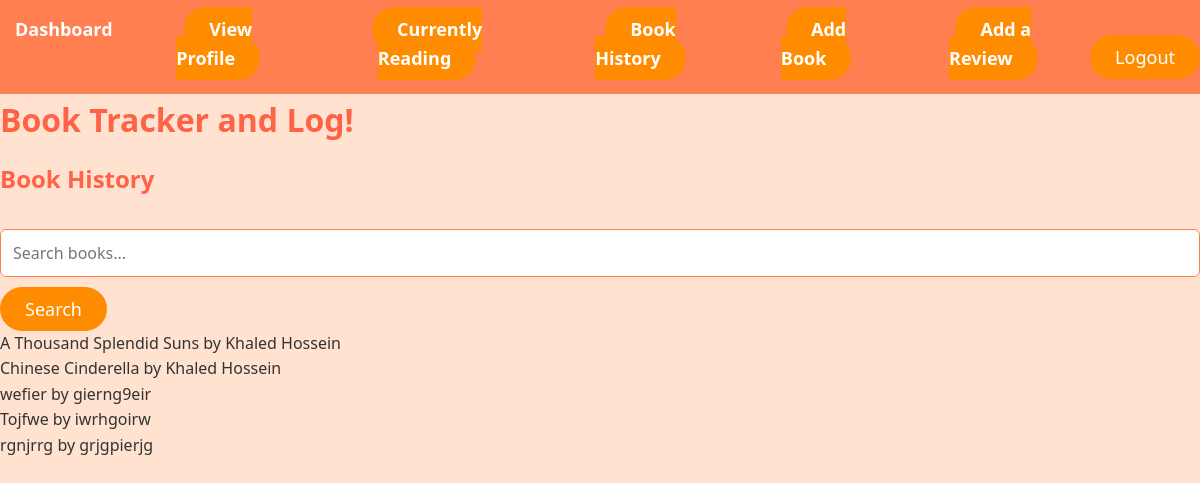
The page /project/book_history/ (signed in) on the database as committed earlier.
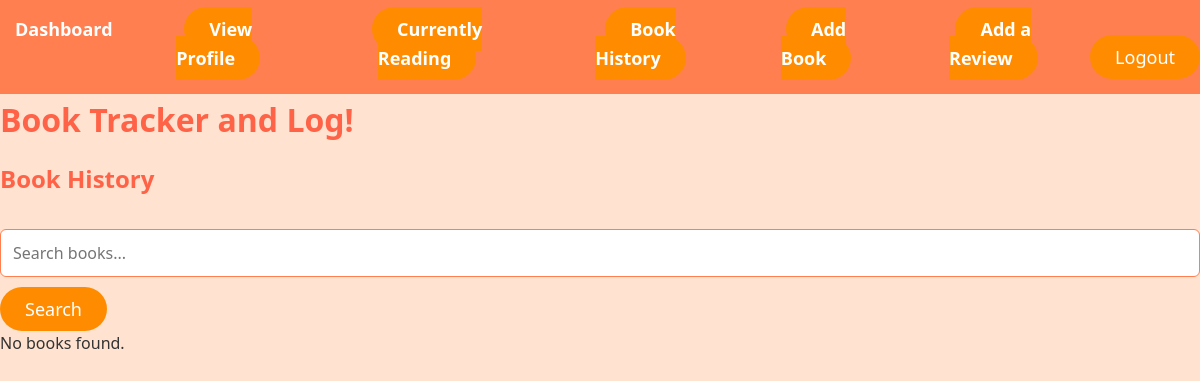
The same page on the database as committed later.
### project/models.py (models this page shows, shortened)
class Book(models.Model):
    title = models.CharField(max_length=200)
    author = models.CharField(max_length=200)
    description = models.TextField(default="No description available")
    is_read = models.BooleanField(default=False)
    is_currently_reading = models.BooleanField(default=False)
    reader = models.ForeignKey(Reader, on_delete=models.CASCADE)

### project/views.py (the view)
# urls.py: path('book_history/', views.BookHistoryView.as_view(), name='book_history'),
class BookHistoryView(ListView):
    model = Book
    template_name = 'project/book_history.html'
    context_object_name = 'book_history'
    def get_queryset(self):
        query = self.request.GET.get('q')
        reader = get_object_or_404(Reader, user=self.request.user)
        queryset = Book.objects.filter(
            reader=reader
        )
        queryset = queryset.filter(
            Q(is_read=True) | Q(is_currently_reading=True)
        )
        if query:
            queryset = queryset.filter(
                Q(title__icontains=query) | Q(author__icontains=query)
            )
        return queryset

### project/templates/project/book_history.html
{% extends "project/base.html" %}
{% block content %}
  <h2>Book History</h2>
  <form method="GET" action="{% url 'book_history' %}">
    <input type="text" name="q" placeholder="Search books...">
    <button type="submit">Search</button>
  </form>
  <ul>
    {% for book in book_history %}
      <li>{{ book.title }} by {{ book.author }}</li>
    {% empty %}
      <li>No books found.</li>
    {% endfor %}
  </ul>
{% endblock %}

### project/templates/project/base.html (shortened to what this page needs)
{% load static %}
<html>
    <head>
        <link rel="stylesheet" href="{% static 'project/styles.css' %}">
    </head>
    <body>
        <nav>
            <ul>
                {% if request.user.is_authenticated %}
                <li><a href="{% url 'dashboard' %}">Dashboard</a></li>
                <li><a href="{% url 'show_user' user.id %}" class="btn">View Profile</a></li>
                <li><a href="{% url 'currently_reading' %}" class="btn">Currently Reading</a></li>
                <li><a href="{% url 'book_history' %}" class="btn">Book History</a></li>
                <li><a href="{% url 'add_book' %}" class="btn">Add Book</a></li>
                <li><a href="{% url 'add_review' %}" class="btn">Add a Review</a> </li>
                <form action="{% url 'logout' %}" method="POST">
                    <button type="submit" class="btn">Logout</button>
                </form>
                {% else %}
                <li><a href="{% url 'login' %}">Login</a></li>
                <li><a href="{% url 'register' %}">Become a Reader</a></li>
                {% endif %}
            </ul>
        </nav>
        <h1>Book Tracker and Log!</h1>
        {% block content %}
        {% endblock %}
    </body>
</html>

### static/project/styles.css (style rules this page uses)
* { margin: 0; padding: 0; box-sizing: border-box; font-family: 'Segoe UI', Tahoma, Geneva, Verdana, sans-serif; }
body { background-color: #FFE2D0; color: #333; line-height: 1.6; }
a { text-decoration: none; color: #FF6347; }
nav { background-color: #FF7F50; color: white; padding: 15px 0; text-align: center; font-size: 18px; }
nav ul { list-style: none; display: flex; justify-content: center; padding: 0; }
nav ul li { margin: 0 15px; }
nav ul li a { color: white; font-weight: bold; }
h1, h2, h3, h4 { color: #FF6347; font-family: 'Segoe UI', Tahoma, Geneva, Verdana, sans-serif; margin-bottom: 15px; }
form { margin-top: 20px; }
form input[type="text"], form textarea, form select { width: 100%; padding: 12px; margin: 10px 0; border: 1px solid #FF7F50; border-radius: 6px; font-size: 16px; }
form input[type="submit"], button { padding: 12px 20px; background-color: #FF6347; color: white; border: none; border-radius: 30px; cursor: pointer; font-size: 18px; transition: background-color 0.3s ease; }
button, .btn { padding: 10px 25px; background-color: #FF8C00; color: white; border: none; border-radius: 50px; font-size: 18px; cursor: pointer; transition: all 0.3s ease; }
input[type="text"], input[type="password"], input[type="email"] { width: 100%; padding: 12px; margin: 10px 0; border: 1px solid #FF7F50; border-radius: 6px; font-size: 16px; }

Rows that differ between the two databases and show on the page:
removed Book: title "A Thousand Splendid Suns", author "Khaled Hossein"
removed Book: title "Chinese Cinderella", author "Khaled Hossein"
removed Book: title "wefier", author "gierng9eir"
removed Book: title "Tojfwe", author "iwrhgoirw"
removed Book: title "rgnjrrg", author "grjgpierjg"
Other text that changed with them:
text now shown: "No books found."
